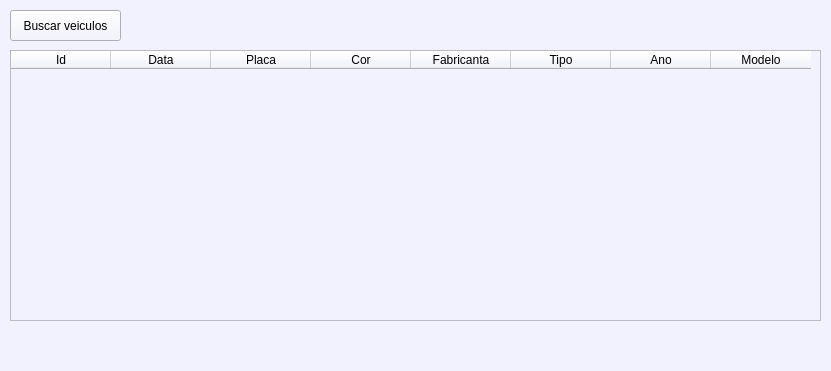
<?xml version="1.0" encoding="UTF-8"?>
<ui version="4.0">
 <class>frameRelat</class>
 <widget class="QMainWindow" name="frameRelat">
  <property name="geometry">
   <rect>
    <x>0</x>
    <y>0</y>
    <width>831</width>
    <height>371</height>
   </rect>
  </property>
  <property name="windowTitle">
   <string>Relatório de Placas capturadas</string>
  </property>
  <property name="styleSheet">
   <string notr="true">background-color: rgb(241, 242, 254);</string>
  </property>
  <widget class="QWidget" name="centralwidget">
   <widget class="QTableWidget" name="tableWidget">
    <property name="geometry">
     <rect>
      <x>10</x>
      <y>50</y>
      <width>811</width>
      <height>271</height>
     </rect>
    </property>
    <column>
     <property name="text">
      <string>Id</string>
     </property>
    </column>
    <column>
     <property name="text">
      <string>Data</string>
     </property>
    </column>
    <column>
     <property name="text">
      <string>Placa</string>
     </property>
    </column>
    <column>
     <property name="text">
      <string>Cor</string>
     </property>
    </column>
    <column>
     <property name="text">
      <string>Fabricanta</string>
     </property>
    </column>
    <column>
     <property name="text">
      <string>Tipo</string>
     </property>
    </column>
    <column>
     <property name="text">
      <string>Ano</string>
     </property>
    </column>
    <column>
     <property name="text">
      <string>Modelo</string>
     </property>
    </column>
   </widget>
   <widget class="QPushButton" name="pushButton">
    <property name="geometry">
     <rect>
      <x>10</x>
      <y>10</y>
      <width>111</width>
      <height>31</height>
     </rect>
    </property>
    <property name="text">
     <string>Buscar veiculos</string>
    </property>
   </widget>
  </widget>
  <widget class="QMenuBar" name="menubar">
   <property name="geometry">
    <rect>
     <x>0</x>
     <y>0</y>
     <width>831</width>
     <height>21</height>
    </rect>
   </property>
  </widget>
  <widget class="QStatusBar" name="statusbar"/>
 </widget>
 <resources/>
 <connections/>
</ui>
